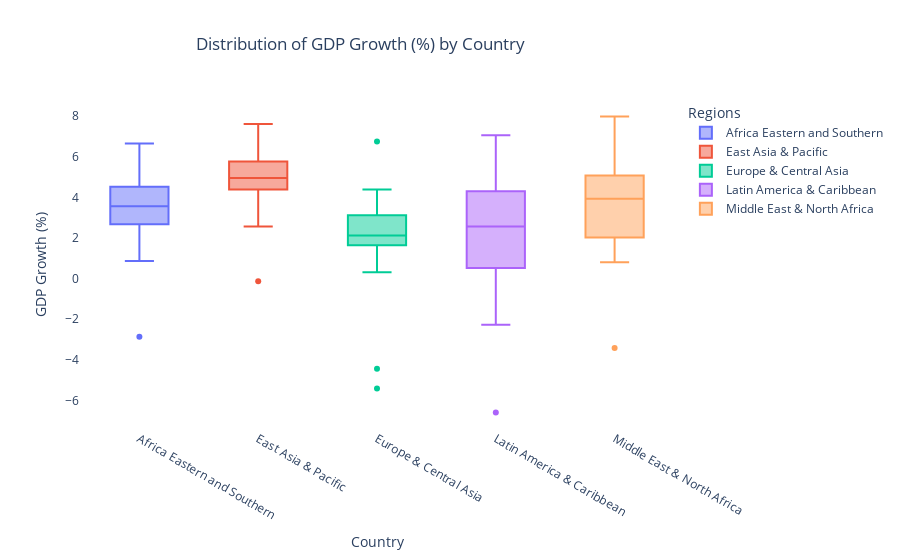

Notebook cell for this chart:
### Markdown cell above
# Graph #1 Explanation
The scatterplot above explores the relationship between GDP Growth (%) and Inflation Rate (%) across different world regions. Each data point represents a specific year and region, color-coded to distinguish between geographical areas. While there are some patterns in the data, the relationship between GDP growth and inflation appears complex, suggesting that other economic factors likely play a significant role in influencing inflation.

One noticeable pattern in the graph is the variation in inflation sensitivity across regions. For example, Africa Eastern and Southern show a wider range of inflation rates, even when GDP growth remains moderate. This suggests that external factors, such as commodity price fluctuations or political instability, may impact inflation more in certain regions than in others. In contrast, Europe & Central Asia display more stability, with less inflation variation, likely due to more regulated economic environments and policies. Latin America & the Caribbean appear to be more scattered, reflecting economic instability or inconsistent policy measures across different countries.

While this analysis highlights some patterns, GDP Growth and Inflation Rate alone may not be sufficient to predict economic downturns or recessions. Our research aims to explore whether additional factors, such as unemployment rates and education levels, contribute to economic instability. The findings from this graph reinforce the need for a more comprehensive approach to economic prediction. By incorporating more diverse indicators, we can gain deeper insights into the factors driving recessions and assess whether machine learning can be used to identify early warning signs of economic downturns.

### Code cell
# Creating Side by Side Box plots for the GDP Growth of 8 countries.
# Countries Code include: "Africa Eastern and Southern", "Latin America & Caribbean", 
#                         "Europe & Central Asia", "Middle East & North Africa", "East Asia & Pacific"

import plotly.express as px
import matplotlib.pyplot as plt

countries = ["Africa Eastern and Southern", "Latin America & Caribbean", "Europe & Central Asia", "Middle East & North Africa", "East Asia & Pacific"]
filtered_data = merged_df[merged_df['Country'].isin(countries)]

fig = px.box(filtered_data, 
             x = 'Country',
             y = 'GDP Growth (%)',
             title = 'Distribution of GDP Growth (%) by Country',
             labels = {'x': 'Country', 'y': 'GDP Growth (%)'},
             color = 'Country',
             )
fig.update_layout(
    plot_bgcolor = 'white',
    title_x = .4,
    legend_title = 'Regions')

fig.show()

# fig.write_image("plotly_graph.png")
# Note for Grader, this graph is run, but not showing up on Github in the submission for some reason.
# Submitting the image with the file.

### Figure 1 — Plotly figure (JSON) as saved in the notebook; plotly's stock layout.template omitted (floating-point values rounded to 4 significant figures)
{"data": [{"alignmentgroup": "True", "hovertemplate": "Country=%{x}<br>GDP Growth (%)=%{y}<extra></extra>", "legendgroup": "Africa Eastern and Southern", "marker": {"color": "#636efa"}, "name": "Africa Eastern and Southern", "notched": false, "offsetgroup": "Africa Eastern and Southern", "orientation": "v", "showlegend": true, "type": "box", "x": ["Africa Eastern and Southern", "Africa Eastern and Southern", "Africa Eastern and Southern", "Africa Eastern and Southern", "Africa Eastern and Southern", "Africa Eastern and Southern", "Africa Eastern and Southern", "Africa Eastern and Southern", "Africa Eastern and Southern", "Africa Eastern and Southern", "Africa Eastern and Southern", "Africa Eastern and Southern", "Africa Eastern and Southern", "Africa Eastern and Southern", "Africa Eastern and Southern", "Africa Eastern and Southern", "Africa Eastern and Southern", "Africa Eastern and Southern", "Africa Eastern and Southern", "Africa Eastern and Southern", "Africa Eastern and Southern", "Africa Eastern and Southern", "Africa Eastern and Southern"], "x0": " ", "xaxis": "x", "y": [3.554, 4.576, -2.864, 2.194, 2.667, 2.685, 2.195, 3.005, 3.993, 4.341, 1.747, 4.065, 5.232, 0.871, 4.368, 6.647, 6.578, 6.163, 5.555, 2.956, 3.836, 3.506, 3.215], "y0": " ", "yaxis": "y"}, {"alignmentgroup": "True", "hovertemplate": "Country=%{x}<br>GDP Growth (%)=%{y}<extra></extra>", "legendgroup": "East Asia & Pacific", "marker": {"color": "#EF553B"}, "name": "East Asia & Pacific", "notched": false, "offsetgroup": "East Asia & Pacific", "orientation": "v", "showlegend": true, "type": "box", "x": ["East Asia & Pacific", "East Asia & Pacific", "East Asia & Pacific", "East Asia & Pacific", "East Asia & Pacific", "East Asia & Pacific", "East Asia & Pacific", "East Asia & Pacific", "East Asia & Pacific", "East Asia & Pacific", "East Asia & Pacific", "East Asia & Pacific", "East Asia & Pacific", "East Asia & Pacific", "East Asia & Pacific", "East Asia & Pacific", "East Asia & Pacific", "East Asia & Pacific", "East Asia & Pacific", "East Asia & Pacific", "East Asia & Pacific", "East Asia & Pacific", "East Asia & Pacific"], "x0": " ", "xaxis": "x", "y": [2.869, 6.22, -0.134, 3.962, 4.76, 5.053, 4.66, 4.729, 4.759, 5.246, 5.184, 5.462, 7.608, 2.564, 4.384, 7.463, 6.454, 5.9, 5.867, 4.95, 4.377, 3.298, 5.398], "y0": " ", "yaxis": "y"}, {"alignmentgroup": "True", "hovertemplate": "Country=%{x}<br>GDP Growth (%)=%{y}<extra></extra>", "legendgroup": "Europe & Central Asia", "marker": {"color": "#00cc96"}, "name": "Europe & Central Asia", "notched": false, "offsetgroup": "Europe & Central Asia", "orientation": "v", "showlegend": true, "type": "box", "x": ["Europe & Central Asia", "Europe & Central Asia", "Europe & Central Asia", "Europe & Central Asia", "Europe & Central Asia", "Europe & Central Asia", "Europe & Central Asia", "Europe & Central Asia", "Europe & Central Asia", "Europe & Central Asia", "Europe & Central Asia", "Europe & Central Asia", "Europe & Central Asia", "Europe & Central Asia", "Europe & Central Asia", "Europe & Central Asia", "Europe & Central Asia", "Europe & Central Asia", "Europe & Central Asia", "Europe & Central Asia", "Europe & Central Asia", "Europe & Central Asia", "Europe & Central Asia"], "x0": " ", "xaxis": "x", "y": [3.245, 6.744, -5.41, 1.856, 2.122, 2.874, 1.88, 2.098, 1.943, 0.8698, 0.3117, 2.381, 2.627, -4.433, 0.9989, 3.643, 3.909, 2.711, 3.196, 1.815, 1.575, 2.247, 4.381], "y0": " ", "yaxis": "y"}, {"alignmentgroup": "True", "hovertemplate": "Country=%{x}<br>GDP Growth (%)=%{y}<extra></extra>", "legendgroup": "Latin America & Caribbean", "marker": {"color": "#ab63fa"}, "name": "Latin America & Caribbean", "notched": false, "offsetgroup": "Latin America & Caribbean", "orientation": "v", "showlegend": true, "type": "box", "x": ["Latin America & Caribbean", "Latin America & Caribbean", "Latin America & Caribbean", "Latin America & Caribbean", "Latin America & Caribbean", "Latin America & Caribbean", "Latin America & Caribbean", "Latin America & Caribbean", "Latin America & Caribbean", "Latin America & Caribbean", "Latin America & Caribbean", "Latin America & Caribbean", "Latin America & Caribbean", "Latin America & Caribbean", "Latin America & Caribbean", "Latin America & Caribbean", "Latin America & Caribbean", "Latin America & Caribbean", "Latin America & Caribbean", "Latin America & Caribbean", "Latin America & Caribbean", "Latin America & Caribbean", "Latin America & Caribbean"], "x0": " ", "xaxis": "x", "y": [3.964, 7.049, -6.594, 0.6837, 1.574, 1.892, -0.3376, 0.4017, 1.334, 2.756, 2.568, 4.402, 6.389, -2.276, 3.644, 5.191, 5.138, 3.939, 5.439, 2.46, 0.4658, 0.455, 3.619], "y0": " ", "yaxis": "y"}, {"alignmentgroup": "True", "hovertemplate": "Country=%{x}<br>GDP Growth (%)=%{y}<extra></extra>", "legendgroup": "Middle East & North Africa", "marker": {"color": "#FFA15A"}, "name": "Middle East & North Africa", "notched": false, "offsetgroup": "Middle East & North Africa", "orientation": "v", "showlegend": true, "type": "box", "x": ["Middle East & North Africa", "Middle East & North Africa", "Middle East & North Africa", "Middle East & North Africa", "Middle East & North Africa", "Middle East & North Africa", "Middle East & North Africa", "Middle East & North Africa", "Middle East & North Africa", "Middle East & North Africa", "Middle East & North Africa", "Middle East & North Africa", "Middle East & North Africa", "Middle East & North Africa", "Middle East & North Africa", "Middle East & North Africa", "Middle East & North Africa", "Middle East & North Africa", "Middle East & North Africa", "Middle East & North Africa", "Middle East & North Africa", "Middle East & North Africa", "Middle East & North Africa"], "x0": " ", "xaxis": "x", "y": [5.634, 4.803, -3.418, 1.262, 2.268, 1.977, 4.352, 2.562, 2.939, 2.158, 3.933, 3.748, 5.077, 0.8059, 4.59, 5.254, 5.996, 5.063, 7.98, 4.612, 1.97, 1.844, 6.572], "y0": " ", "yaxis": "y"}], "layout": {"boxmode": "overlay", "legend": {"title": {"text": "Regions"}, "tracegroupgap": 0}, "plot_bgcolor": "white", "title": {"text": "Distribution of GDP Growth (%) by Country", "x": 0.4}, "xaxis": {"anchor": "y", "categoryarray": ["Africa Eastern and Southern", "East Asia & Pacific", "Europe & Central Asia", "Latin America & Caribbean", "Middle East & North Africa"], "categoryorder": "array", "domain": [0, 1], "title": {"text": "Country"}}, "yaxis": {"anchor": "x", "domain": [0, 1], "title": {"text": "GDP Growth (%)"}}}}
